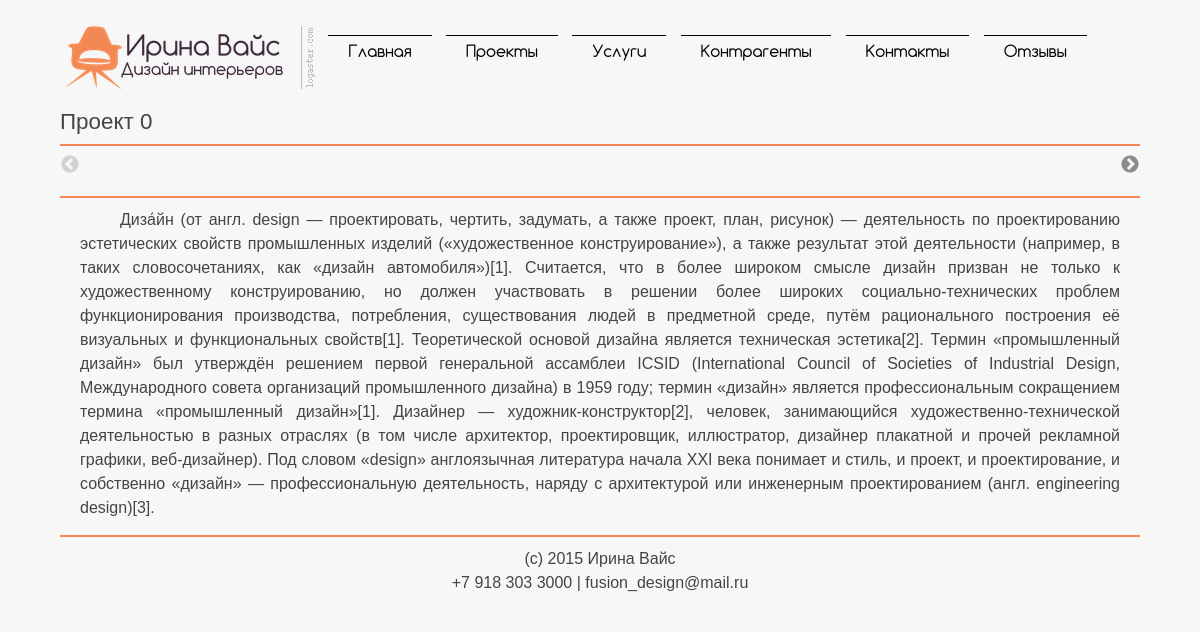
The page /portfolio/1/ on the database its author committed.
### info/models.py (models this page shows, shortened)
class Project(models.Model):
    title = models.CharField(max_length=255)
    short_description = models.CharField(max_length=255)
    description = models.TextField(default='')
    gallery = models.ForeignKey(Gallery, null=True)
    cover_image = models.ForeignKey(Image, null=True, blank=True)
    date_created = models.DateTimeField('date published')

### info/views.py (the view)
# urls.py: url(r'^portfolio/(?P<pk>[0-9]+)/$', views.ProjectView.as_view(), name='project'),
class ProjectView(generic.DetailView):
    model = Project
    template_name = 'info/project_detail.html'

### info/templates/info/project_detail.html (shortened to what this page needs)
{% load staticfiles %}
{% load thumbnail %}
<!DOCTYPE html>
<html lang="en">
<head>
    <link rel="stylesheet" type="text/css" href="{% static 'info/style.css' %}"/>
    <link rel="stylesheet" href="{% static 'info/magnific-popup.css' %}">
    <link rel="stylesheet" type="text/css" href="{% static 'info/slick/slick.css' %}">
    <link rel="stylesheet" type="text/css" href="{% static 'info/slick/slick-theme.css' %}"/>
</head>
<body>
{% include 'info/menu.html' %}
<div class="content-wrap">
    <div class="content">
        <h2 class="title">{{ project.title }}</h2>
        <div class="carousel">
            {% for image in project.gallery.images.all %}
                {% thumbnail image "240x180" crop="center" as im %}
                    <div>
                    </div>
                {% endthumbnail %}
            {% endfor %}
        </div>
        <div class="project-descr">{{ project.description }}</div>
    </div>
</div>
{% include 'info/footer.html' %}
</body>
</html>

### info/static/info/style.css (style rules this page uses)
body { margin: 0 auto; padding: 0; background-color: #f7f7f7; color: #444; font-family: Georgia, Verdana, Helvetica; font-kerning: auto; font-style: normal; font-size: 1.0em; font-weight: 400; letter-spacing: 0; line-height: 1.5em; text-align: left; text-decoration: none; text-transform: none; word-spacing: 0; }
h2 { font-weight: normal; font-size: 1.4em; }
div.content-wrap { width: 1080px; margin: 30px auto 5px auto; }
div.content { margin: 0 auto; white-space: normal; }
.project-descr { border-style: solid none none none; border-width: 2px 0; border-color: #F28955; padding: 10px 20px; text-indent: 40px; text-align: justify; }
h2.title { font-size: 1.4em; border-style: none none solid none; border-width: 0 0 2px 0; border-color: #F28955; padding: 0 0 10px 0; }
.carousel { margin-left: 25px; margin-right: 25px; }

### rows shown on the page
Project: title "Проект 0", description "Диза́йн (от англ. design — проектировать, чертить, задумать, а также проект, план, рисунок) — деятельность по проектированию эстетических свойств промышленных изделий («художественное конструирование»), а также результат этой деятельности (например, в таких словосочетаниях, как «дизайн автомобиля»)[1]. Считается, что в более широком смысле дизайн призван не только к художественному конструированию, но должен участвовать в решении более широких социально-технических проблем функционирования производства, потребления, существования людей в предметной среде, путём рационального построения её визуальных и функциональных свойств[1]. Теоретической основой дизайна является техническая эстетика[2].…"
